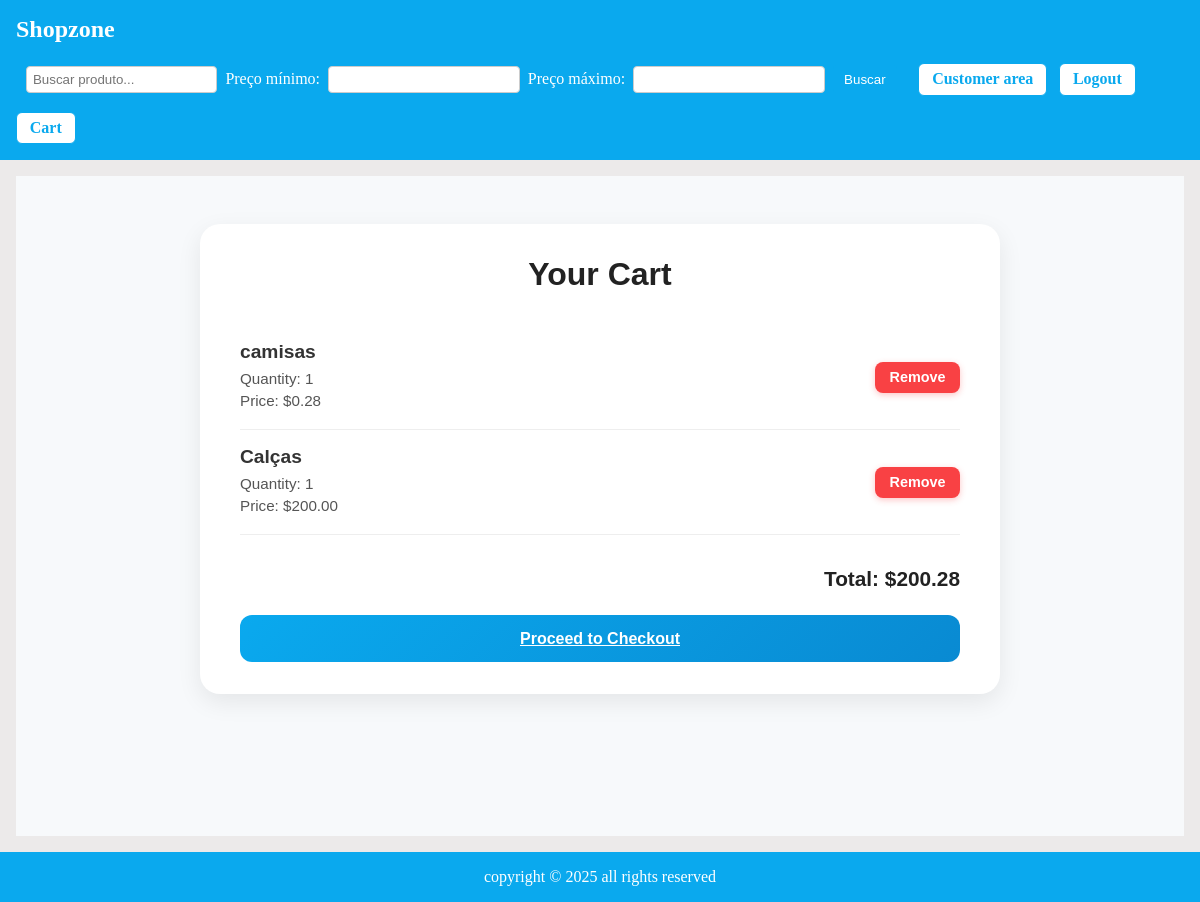
The app's page /cart/ (signed in) with its own data.
### cart/models.py (models this page shows)
class CartItem(models.Model):
    cart = models.ForeignKey(Cart, on_delete=models.CASCADE, related_name='items')
    product = models.ForeignKey(Product, on_delete=models.CASCADE)
    quantity = models.PositiveIntegerField(default=1)
    def total_price(self):
        return self.product.price * self.quantity

### product/models.py (models this page shows, shortened)
class Product(models.Model):
    name = models.CharField(max_length=63)
    description = models.CharField(max_length=255)
    price = models.DecimalField(max_digits=10, decimal_places=2)
    stock = models.IntegerField(blank=False)

### cart/views.py (the view)
# urls.py: path('', views.cart_view, name='cart_view'),
@login_required(login_url='register')
def cart_view(request):
    cart, created = Cart.objects.get_or_create(user=request.user)
    items = cart.items.all()
    total = sum(item.total_price() for item in items)
    return render(request, 'cart/cart.html', {'items': items, 'total': total})

### cart/templates/cart/cart.html
{% extends "base.html" %}
{% load static %}
{% block extra_css %}
  <link rel="stylesheet" href="{% static 'css/cart.css' %}">
{% endblock %}
{% block content %}
<div class="cart-page">
  <div class="cart-container">
      <h1>Your Cart</h1>
        {% for item in items %}
            <div class="cart-item">
                <div>
                    <h2>{{ item.product.name }}</h2>
                    <p>Quantity: {{ item.quantity }}</p>
                    <p>Price: ${{ item.total_price }}</p>
                </div>
                <a href="{% url 'delete_from_cart' item.id %}" class="remove-btn">Remove</a>
            </div>
        {% endfor %}
      <h3 class="cart-total">Total: ${{ total }}</h3>
      {% if items %}
      <a href="{% url 'checkout' %}" class="checkout-btn">Proceed to Checkout</a>
      {% endif %}
  </div>
</div>
{% endblock %}

### static/css/base.css (style rules this page uses)
* { box-sizing: border-box; padding: 0; margin: 0; }
body { display: flex; flex-direction: column; width: 100vw; min-height: 100vh; max-width: 100vw; overflow-x: hidden; }

### static/css/cart.css (style rules this page uses)
.cart-page { font-family: "Poppins", Arial, sans-serif; background-color: #f7f9fb; min-height: calc(100vh - 140px); display: flex; justify-content: center; align-items: flex-start; padding: 3rem 1rem; }
.cart-container { width: 100%; max-width: 800px; background-color: #fff; padding: 2rem 2.5rem; border-radius: 20px; box-shadow: 0 8px 25px rgba(0, 0, 0, 0.08); }
.cart-container h1 { text-align: center; font-size: 2rem; color: #222; margin-bottom: 2rem; }
.cart-item { display: flex; justify-content: space-between; align-items: center; border-bottom: 1.5px solid #eee; padding: 1rem 0; }
.cart-item h2 { font-size: 1.2rem; color: #333; margin-bottom: 0.4rem; }
.cart-item p { margin: 0.3rem 0; color: #555; font-size: 0.95rem; }
.cart-item a { text-decoration: none; font-weight: 600; transition: color 0.3s ease; }
.cart-total { text-align: right; margin-top: 2rem; font-size: 1.3rem; font-weight: 600; color: #222; }
.remove-btn { display: inline-block; background-color: #f94144; color: #fff; padding: 0.45rem 0.9rem; border: none; border-radius: 8px; font-size: 0.9rem; font-weight: 600; text-decoration: none; cursor: pointer; transition: all 0.25s ease; box-shadow: 0 2px 6px rgba(249, 65, 68, 0.3); }
.checkout-btn { display: block; width: 100%; background: linear-gradient(135deg, #0aa9ee, #098ad2); color: #fff; border: none; border-radius: 12px; padding: 0.9rem; font-size: 1rem; font-weight: 600; text-align: center; cursor: pointer; transition: all 0.3s ease; margin-top: 1.5rem; }

### records on screen
CartItem: product.name "camisas", quantity "1", total_price "0.28"
CartItem: product.name "Calças", quantity "1", total_price "200.00"

### other values on screen
{{ total }} "200.28"
